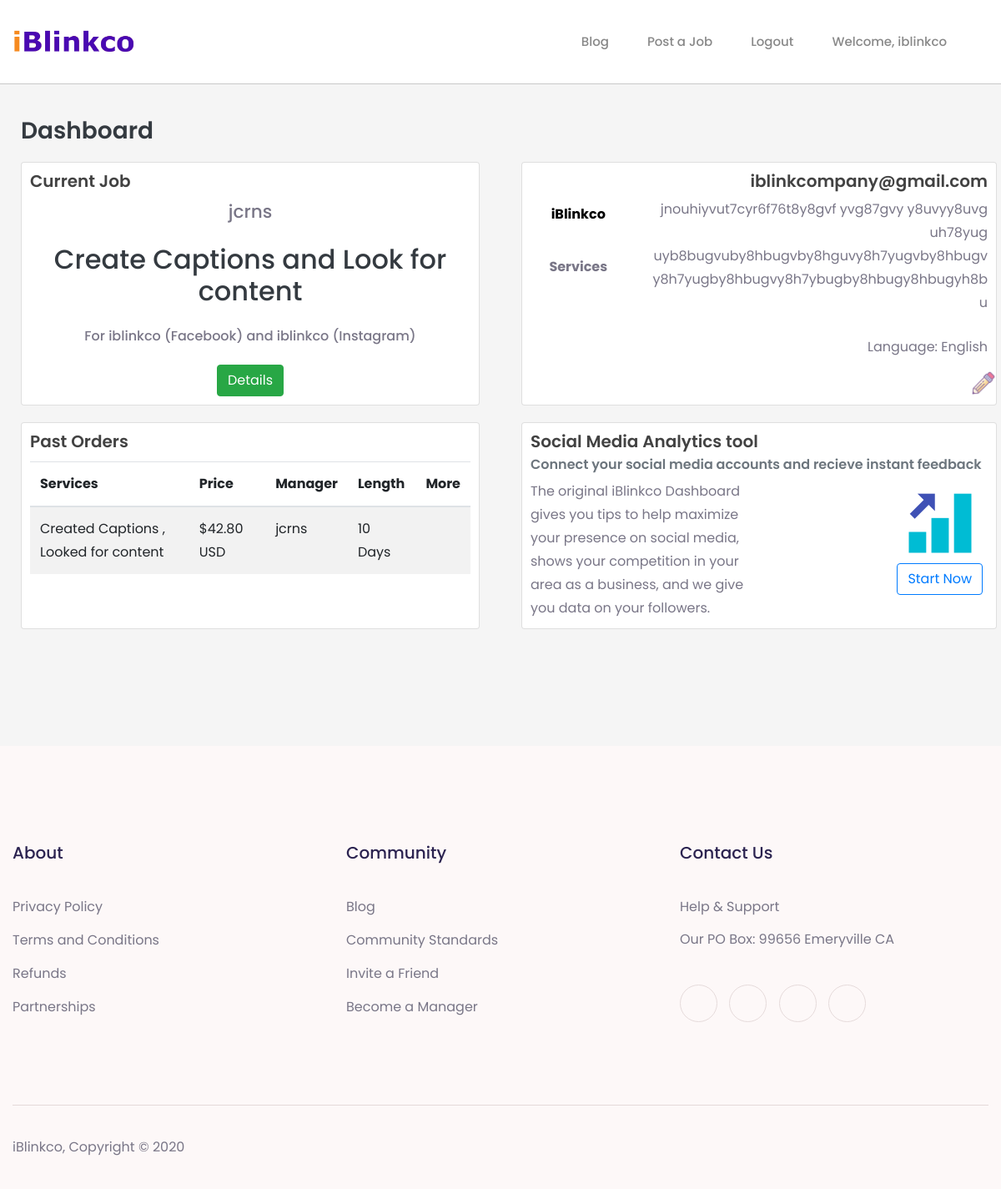
The app's page /dashboard (signed in), older data.
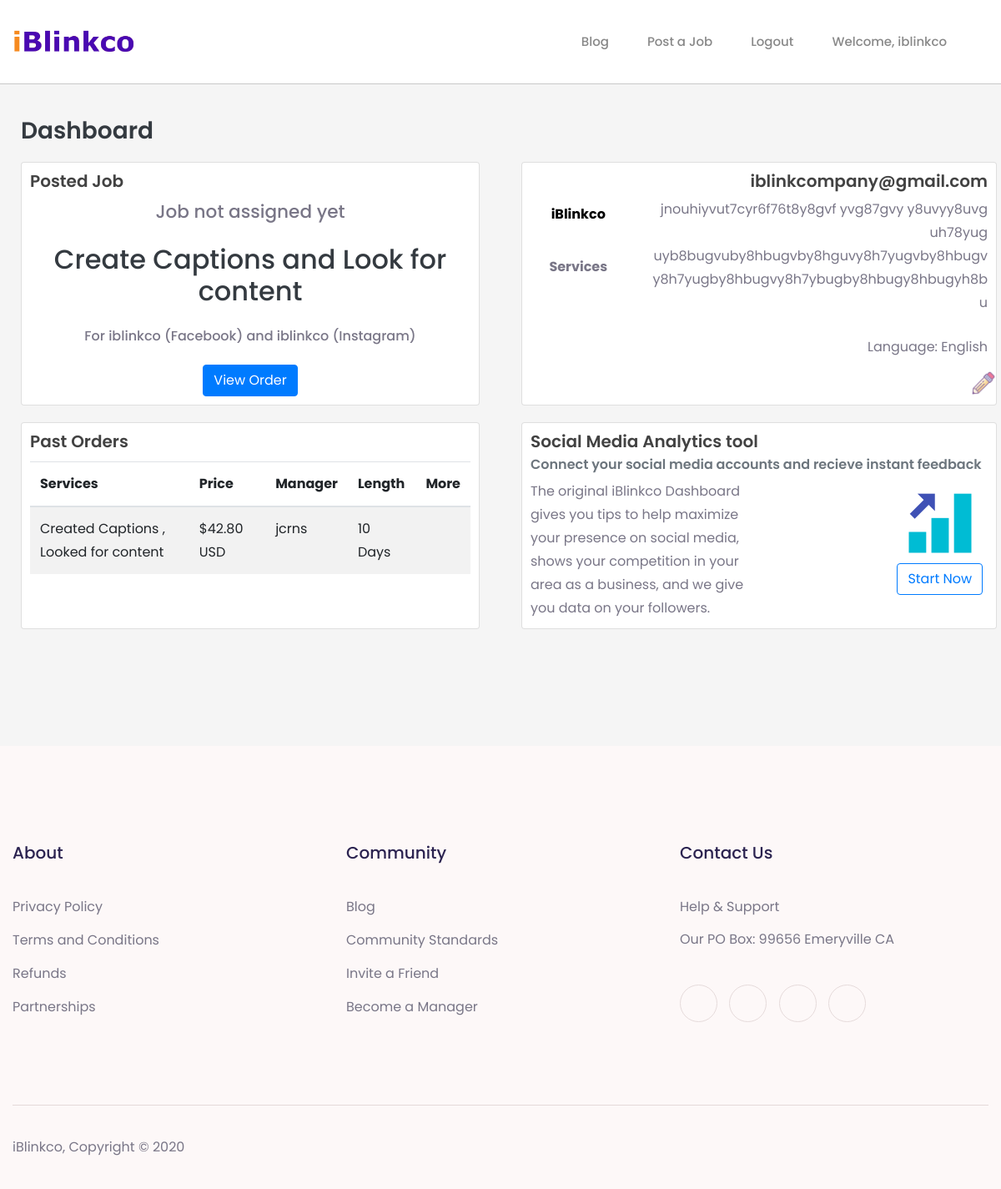
The same page, newer data.
### service/models.py (models this page shows, shortened)
class JobPost(models.Model):
    job_id = models.CharField(max_length=120, blank=True)
    client = models.ForeignKey(User, on_delete=models.CASCADE, related_name='client', null=True)
    manager = models.ForeignKey(User, null=True, on_delete=models.CASCADE, related_name='manager', blank=True)
    number_of_post = models.IntegerField()
    length = models.IntegerField()
    manager_payment = models.DecimalField(default=0.00, max_digits=100, decimal_places=2)
    price_paid = models.DecimalField(default=0.00, max_digits=100, decimal_places=2)
    paid_for = models.BooleanField(default=False)
    job_fee = models.DecimalField(default=0.00, max_digits=100, decimal_places=2)
    manager_paid = models.BooleanField(default=False)
    job_complete = models.BooleanField(default=False)
    job_rating = models.DecimalField(default=0.00, max_digits=10, decimal_places=2)
    captions = models.BooleanField(default=False)
    search_for_content = models.BooleanField(default=False)
    post_for_you = models.BooleanField(default=False)
    engagement = models.BooleanField(default=False)
    service_description = models.CharField(max_length=5000, default='none')
    manager_randomly_assigned = models.BooleanField(default=True)
    instagram = models.BooleanField(default=False)
    facebook = models.BooleanField(default=False)
    instagram_username = models.CharField(max_length=100, blank=True, default='none')
    facebook_username = models.CharField(max_length=100, blank=True, default='none')
    completed_milestone_one = models.BooleanField(default=False)
    milestone_one_statement = models.CharField(max_length=1000, default='none')
    milestone_one_completed_job_goal = models.BooleanField(default=False)
    milestone_one_rated = models.IntegerField(default=0, blank=True)
    completed_milestone_two = models.BooleanField(default=False)
    milestone_two_statement = models.CharField(max_length=1000, default='none')
    milestone_two_completed_job_goal = models.BooleanField(default=False)
    milestone_two_rated = models.IntegerField(default=0, blank=True)
    completed_milestone_three = models.BooleanField(default=False)
    milestone_three_statement = models.CharField(max_length=1000, default='none')
    milestone_three_completed_job_goal = models.BooleanField(default=False)
    milestone_three_rated = models.IntegerField(default=0, blank=True)
    completed_milestone_four = models.BooleanField(default=False)
    milestone_four_statement = models.CharField(max_length=1000, default='none')
    milestone_four_completed_job_goal = models.BooleanField(default=False)
    milestone_four_rated = models.IntegerField(default=0, blank=True)
    job_preparation_completed = models.BooleanField(default=False)
    job_preparation_deadline = models.DateTimeField(
        max_length=8, blank=True, null=True)
    date_requested = models.DateTimeField(
        verbose_name='date requested', auto_now_add=True)
    deadline = models.DateTimeField(max_length=8, blank=True, null=True)
    client_job_rating = models.IntegerField(default=0, blank=True)

### dashboard/views.py (the view, shortened to what this page needs)
# urls.py: path('dashboard', views.dashboard, name='dashboard-home'),
@login_required(login_url="/?login=true")
def dashboard(request):
    profile = request.user.profile
    if profile.is_client == False and profile.is_manager == False:
        return redirect('homepage-overview')
    if profile.is_client == True:
        if profile.business_type != 'none':
            update_profile_form = ProfileUpdateFormClient(instance=request.user.profile)
            past_orders = JobPost.objects.filter(client=request.user.pk, job_complete=True).order_by('-date_requested')
            currentJob = JobPost.objects.filter(client=request.user.pk, job_complete=False)
            return render(request, 'dashboard/client.html', { 'profile': profile, 'current_job' : currentJob, 'past_orders' : past_orders, 'update_profile_form' : update_profile_form, "static_header" : True, "nav_black_link" : True } )
        else:
            return redirect('service-complete-profile-client')

### dashboard/templates/dashboard/client.html (shortened to what the changed rows need)
{% extends 'homepage/header.html' %}
{% load static %}
{% block content %}
<div class="client">
    <div class="container-fluid">
        <div class="row">
            <div class="col-md-6 d-flex align-items-stretch">
                <div class="card dashboard-card" id="current-jobs">
                    <div class="card-body">
                        <h5 class="card-title section-header">
                            {% if current_job %}
                            {% for job in current_job %}
                            {% if job.manager %}
                            Current Job
                            {% else %}
                            Posted Job
                            {% endif %}
                            {% endfor %}
                            {% else %}
                            Current Job
                            {% endif %}
                        </h5>
                        {% if current_job %}
                        <div class="current-job text-center">
                            {% for job in current_job %}
                            {% if job.manager %}
                            <p class="h5">{{ job.manager }}</p>
                            {% else %}
                            <p class="h5">Job not assigned yet</p>
                            {% endif %}
                            <p class="h2">
                                {% if job.captions == True %}
                                Create Captions
                                {% endif %}
                                {% if job.captions == True and job.search_for_content == True %}
                                and
                                {% endif %}
                                {% if job.search_for_content == True %}
                                Look for content
                                {% endif %}
                            </p>
                            <p class="h6">For
                                {% if job.facebook == True %}
                                {{ job.facebook_username }} (Facebook)
                                {% endif %}
                                {% if job.facebook == True and job.instagram == True %}
                                and
                                {% endif %}
                                {% if job.instagram == True %}
                                {{ job.instagram_username }} (Instagram)
                                {% endif %}
                            </p>
                            {% if job.paid_for is not True %}
                            {% if job.manager %}
                                <a href="{% url 'dashboard-confirm-job' job.id %}" id="view-order-button"
                                    class="btn btn-primary">Pay</a>
                            {% else %}
                                <a href="{% url 'dashboard-confirm-job' job.id %}" id="view-order-button" class="btn btn-primary">View Order</a>
                            {% endif %}
                            {% else %}
                            <a href="{% url 'dashboard-job-detail-client' job.id %}" class="btn btn-success">Details</a>
                            {% endif %}
                            {% endfor %}
                        </div>
                        {% else %}
                        <div id="no-job" class="text-center">
                            <h3 class="text-secondary">No jobs available</h3>
                            <a href="{% url 'service-job-select' %}" class="btn btn-primary">Post a Job</a>
                        </div>
                        {% endif %}
                    </div>
                </div>
            </div>
        </div>
        <div class="row">
            <div class="col-md-6 d-flex align-items-stretch">
                <div class="card dashboard-card" id="past-orders">
                    <div class="card-body">
                        <div class="card-body table-responsive p-0">
                            <table class="table table-striped table-valign-middle">
                                <thead>
                                    <tr>
                                        <th>Services</th>
                                        <th>Price</th>
                                        <th>Manager</th>
                                        <th>Length</th>
                                        <th>More</th>
                                    </tr>
                                </thead>
                                <tbody>
                                    {% for order in past_orders %}
                                    <tr class="post-row" onclick='window.location="job-details-client/{{ order.id  }}";'>
                                        <td>
                                            {% if order.captions == True %}
                                            Created Captions
                                            {% endif %}
                                            {% if order.captions == True and order.search_for_content == True %}
                                            ,
                                            {% endif %}
                                            {% if order.search_for_content == True %}
                                            Looked for content
                                            {% endif %}
                                        </td>
                                        <td>
                                            ${{ order.price_paid }} USD
                                        </td>
                                        <td>
                                            {{ order.manager }}
                                        </td>
                                        <td>
                                            {{ order.length }} Days
                                        </td>
                                        <td>
                                        </td>
                                    </tr>
                                    {% endfor %}
                                </tbody>
                            </table>
                        </div>
                    </div>
                </div>
            </div>
        </div>
    </div>
</div>
{% endblock %}

Row changes from the older to the newer data that the page shows:
removed JobPost: shows "Current Job", manager "jcrns", captions "Create Captions", search_for_content "Look for content", facebook_username "iblinkco", facebook "and", instagram_username "iblinkco", paid_for "Details"
added JobPost: shows "Posted Job", shows "Job not assigned yet", captions "Create Captions", search_for_content "Look for content", facebook_username "iblinkco", facebook "and", instagram_username "iblinkco", paid_for "View Order"
